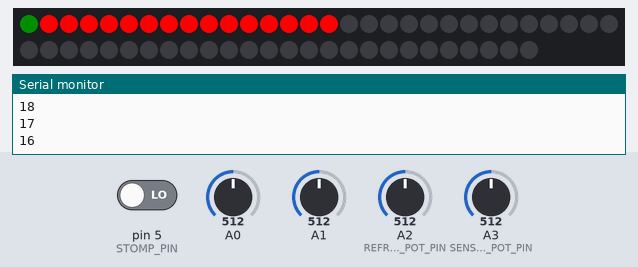
This sketch was run on a simulated Arduino Uno, built with avr-gcc and run on an emulated ATmega328P. Shown: 56 RGB LEDs in strip order, left to right, continuing on the next row, the last lines printed to the serial monitor. The inputs (shaded band) are chosen by the test bench; at power-on: A1 = 512, A3 (SENSITIVITY_POT_PIN) = 512, pin 5 (STOMP_PIN) LOW, A2 (REFRESH_POT_PIN) = 512, A0 = 512. EEPROM starts erased.

Above: at 1.2 s.
1.3 s: A1 set to 245
At 1.8 s:
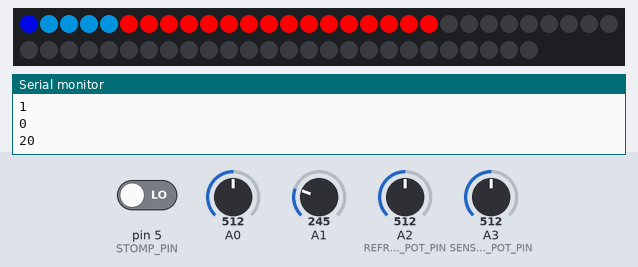
2.9 s: A3 (SENSITIVITY_POT_PIN) set to 410
At 3.9 s:
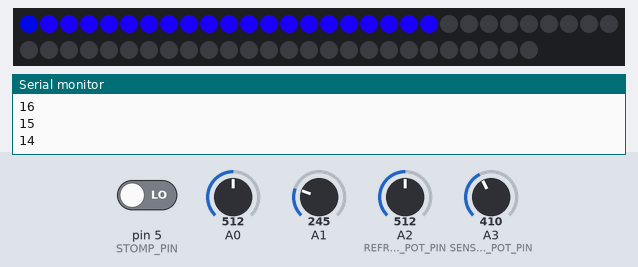
4.4 s: A1 set to 992
At 6.1 s:
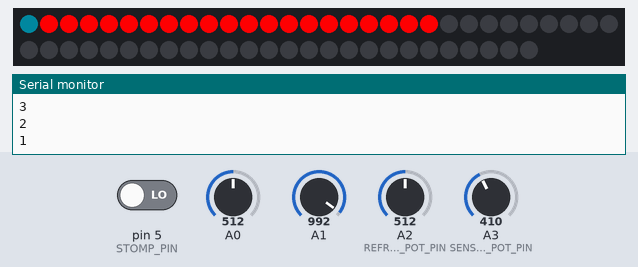
6.2 s: pin 5 (STOMP_PIN) driven HIGH
At 7.7 s:
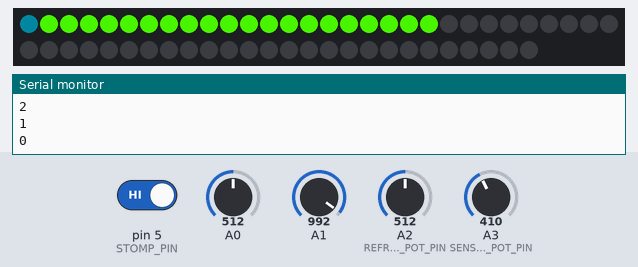
8.1 s: A1 set to 306
11.1 s: A2 (REFRESH_POT_PIN) set to 470
At 14.0 s:
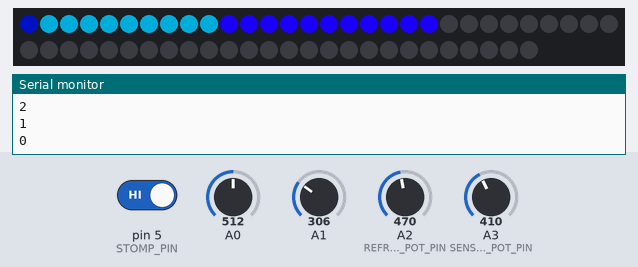

Measured:
- the behaviour switches between 480 and 479 on A2 (REFRESH_POT_PIN) (found by bisection; images 4 and 5)
- after the input at 1.3 s, the LEDs: first differ from a run without the input after 0.12 s (image 1 shows a later state)
- after the input at 2.9 s, the LEDs: change after 0.06 s (image 2)
- after the input at 4.4 s, the LEDs: first change after 0.10 s (image 3 shows a later state)
- after the input at 6.2 s, the LEDs: change after 0.42 s (image 4)
- after the input at 11.1 s, the LEDs: first change after 0.45 s (image 5 shows a later state)
- what the display in image 5 shows lasts 0.5 s, from 13.7 s to 14.2 s

The sketch:

split_triangle_a4.ino
```cpp
#include <FastLED.h>
#include "EEPROM.h"

/* Output pin definitions */
#define NUM_LEDS 56 // Number of LED's in the strip
#define DATA_PIN 6 // Data out
#define ANALOG_PIN_L 1 // Left audio channel
#define ANALOG_PIN_R 0 // Right audio channel
#define REFRESH_POT_PIN 2 // Left pot
#define SENSITIVITY_POT_PIN 3 // Right pot
#define STOMP_PIN 5 // The pin connected to the stomp button
#define STROBE_PIN 12 // Strobe pin
#define RESET_PIN 13 // Reset Pin

/* Sensitivity variables, refresh variables, and start/end points */
#define REFRESH_DIVISOR 80. // Higher = range of refresh values is lower
#define SENSITIVITY_DIVISOR 100. // Higher = range of sensitivity values on pot is lower
#define LEFT_START_POINT 0 // Starting LED for left side
#define LEFT_END_POINT 20 // Generally the end of the left side is the first LED
#define RIGHT_START_POINT ((NUM_LEDS / 2) + 1) // Starting LED for the right side
#define RIGHT_END_POINT (NUM_LEDS -1) // Generally the end of the right side is the last LED
#define LED_STACK_SIZE 21 // How many LED's in each stack
#define MAX_AMPLITUDE 4700 // Maximum possible amplitude value
#define MAX_AMPLITUDE_MULTIPLIER 380
#define MIN_AMPLITUDE 420 // Lowest possible amplitude value (Higher number causes there to be more blank LED's)
#define MIN_AMPLITUDE_MULTIPLIER 200
#define SENSITIVITY_MULTIPLIER 200 // Higher = range of sensitivity values on pot is lower

int monomode; // Used to duplicate the left single for manual input
int refresh_rate; // Refresh rate of the animation
int refresh_counter = 0; // Looping variable for refresh loop
int sensitivity; // Sensitivity value
int max_amplitude;
int start_hue = 0;

/* Represents the left and right LED color values.
 * In the case of an odd number of LED's, you need to adjust these
 * values and the values of RIGHT_START_POINT, LEFT_START_POINT, etc.
 */

int left_LED_stack[LED_STACK_SIZE] = {0};

// Set color value to full saturation and value. Set the hue to 0
CHSV color(0, 255, 255);
CRGB leds[NUM_LEDS]; // Represents LED strip

void setup() {

  Serial.begin(9600);

  // Instantiate Neopixels with FastLED
  FastLED.addLeds<NEOPIXEL, DATA_PIN>(leds, NUM_LEDS);
  FastLED.show();

  // Clear any old values on EEPROM
  if (EEPROM.read(1) > 1){EEPROM.write(1,0);} // Clear EEPROM

  // Set pin modes
  pinMode(ANALOG_PIN_L, INPUT);
  pinMode(ANALOG_PIN_R, INPUT);
  pinMode(STOMP_PIN, INPUT);
  pinMode(STROBE_PIN, OUTPUT);
  pinMode(RESET_PIN, OUTPUT);

  digitalWrite(RESET_PIN, LOW);
  digitalWrite(STROBE_PIN, HIGH);

  // If stomp is being pressed during setup, set monomode to True
  if (digitalRead(STOMP_PIN) == HIGH){
    if (EEPROM.read(1) == 0){
      EEPROM.write(1,1);
    }else if (EEPROM.read(1) == 1) {
      EEPROM.write(1,0);
    }
  }

  // Set monomode based on the EEPROM state
  monomode = EEPROM.read(1);
}

void loop() {

  // Set local loop variables
  int amp_sum_L = 0;
  int amp_sum_R = 0;
  int i; // Loop var
  int stack_loop = 0;

  // Reset EQ7 chip
  digitalWrite(RESET_PIN, HIGH);
  digitalWrite(RESET_PIN, LOW);

  // Change color mode if stomp button is pressed
  if(stomp_pressed()) {
    change_color_mode();
    delay(100); // Keeps the pedal from switching colors too quickly
  }

  // Get the sum of the amplitudes of all 7 frequency bands
  amp_sum_L = get_freq_sum(ANALOG_PIN_L);
  amp_sum_R = get_freq_sum(ANALOG_PIN_R);

  /* If monomode is active, make both L and R equal to the
     value of L */
  if(monomode) amp_sum_L = amp_sum_R;

  /*  SENSITIVITY_DIVISOR lowers the range of the possible pot values
   *  If the value is higher than the max or lower than the min,
   *  set it to the max or min respectively.
   */
  sensitivity = (analogRead(SENSITIVITY_POT_PIN) / SENSITIVITY_DIVISOR) * SENSITIVITY_MULTIPLIER;
  max_amplitude = MAX_AMPLITUDE - (((1023 - analogRead(SENSITIVITY_POT_PIN)) / SENSITIVITY_DIVISOR) * MAX_AMPLITUDE_MULTIPLIER);

  // REFRESH_DIVISOR lowers the range of possible pot values
  refresh_rate = analogRead(REFRESH_POT_PIN) / REFRESH_DIVISOR;

  // Run this code based on the refresh rate
  if(refresh_counter >= refresh_rate) {

    // Start by resetting the refresh counter
    refresh_counter = 0;

    /*  Push the new values onto the stack of LED's for each side
     *  This moves each LED value up the strip by 1 LED and drops the
     *  last value in the stack. This is the code that effects the propagation
     */
    push_stack(left_LED_stack, amp_sum_L);

    /*  Set the LED values based on the left and right stacks
     *  This is a reverse loop because the left side LED's travel toward
     *  LED 0.
     */
    for(i = LEFT_START_POINT; i >= LEFT_END_POINT; --i) {
      set_LED_color(i, left_LED_stack[stack_loop]);
      ++stack_loop;
    }

    // Reset and reuse stack_loop var
    stack_loop = 0;

    /*  LED's on the right travel towards the last LED in the strand
     *  so the loop increments positively
     */
    for(i = LEFT_START_POINT; i <= LEFT_END_POINT; ++i) {
      set_LED_color(i, left_LED_stack[stack_loop]);
      ++stack_loop;
    }

    leds[0] = left_LED_stack[0];

    // Show the new LED values
    FastLED.show();
  }

  // Increase the refresh counter
  ++refresh_counter;

}

// Check if stomp button is being pressed
int stomp_pressed() {
  if (digitalRead(STOMP_PIN) == HIGH){
    return 1;
  } else {
    return 0;
  }
}

void change_color_mode() {
  start_hue += 85;
  if(start_hue >= 255) {
    start_hue = start_hue - 255;
  }
}

// Read in and sum amplitudes for the 7 frequency bands
int get_freq_sum(int pin) {

  int i;
  int spectrum_values[7];
  int spectrum_total = 0;

  //get readings from chip, sum freq values
  for (i = 0; i < 7; i++) {
    digitalWrite(STROBE_PIN, LOW);
    delayMicroseconds(30); // to allow the output to settle

    spectrum_values[i] = analogRead(pin);
    spectrum_total += spectrum_values[i];

    // strobe to the next frequency
    digitalWrite(STROBE_PIN, HIGH);

  }//for i

  return spectrum_total;
}

/* Sets led 'position' to 'value' and converts the value to an HSV value.
 * Compared to the A3 code, this code produces color values closer to white.
 * The A3 code always has only two colors lit at a time. For example red and
 * green but not blue or blue and red but not green.
 * As a result, the colors are more like pastel hues than bold hues.
 * Another option would be to do something similar to the limited RGB values from A3.
 */
void set_LED_color(int position, int value) {
  // If lower than min amplitude, set to min amplitude
  if(value <= MIN_AMPLITUDE) {
    value = MIN_AMPLITUDE;
  }

  // Subtract min amplitude so lowest value is 0
  value -= MIN_AMPLITUDE;

  float max = (max_amplitude - MIN_AMPLITUDE);
  if(value > max) value = max;
  float ratio = ((float)(value / max));
  if(ratio == 0) {
    color.val = 0;
  } else {
    color.val = 255;
  }
  color.saturation = 255;
  color.hue = start_hue + (ratio * 255);
  leds[position] = color;
}

/*  Push a new LED color value onto the beginning of the stack.
 *  The last LED color value is discarded. This is the primary
 *  function relating to the propagation behavior.
 */
void push_stack(int stack[], int value) {
  int i;
  for(i = (LED_STACK_SIZE - 1); i >= 0; --i) {
    Serial.println(i);
    stack[i] = stack[i - 1];
  }
  stack[0] = value;
}
```
